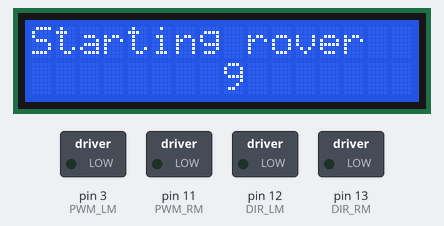
This sketch was run on a simulated Arduino Uno, built with avr-gcc and run on an emulated ATmega328P. Parts: 16×2 character LCD, switched loads named in the sketch (green lamp = pin HIGH).

Above: at 0.1 s.
At 2.1 s:
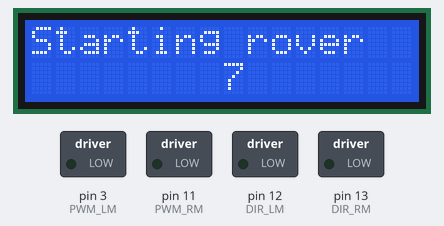
At 3.1 s:
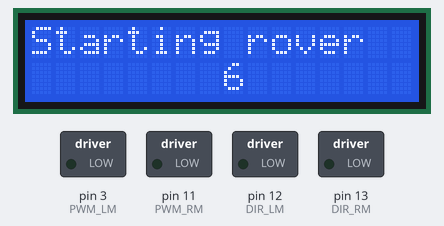
At 4.1 s:
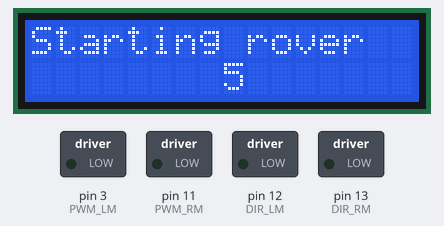
At 6.1 s:
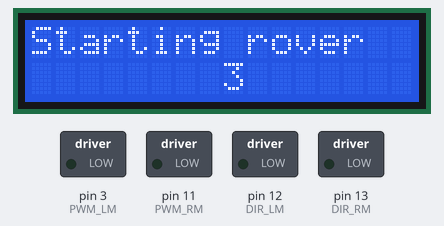
At 9.1 s:
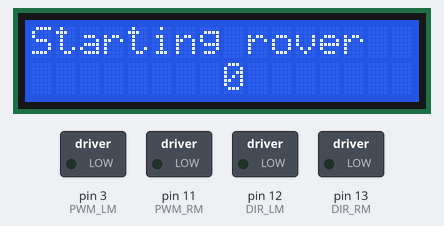
Timing chart, 0 to 37.5 s (numbered marks = the images above):
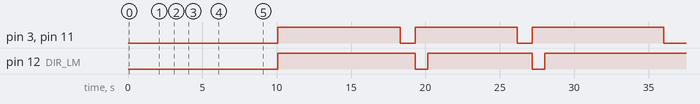

Measured:
- what the display in image 1 shows lasts 1.0 s, from 2.1 s to 3.1 s

The sketch:

sketch.ino
```cpp
/*
 * Falconia Rover Project
 * ~~~~~~~~~~~~~~~~~~~~~~~
 * A rover for collecting data of humidity of the area, as well as testing the
 * moisture of soil in the area.
 *
 *  Kent Ma, Alex Ives, Angela Zhou
 *  Block Y
 */
#pragma once
#ifndef SKETCH_H
#define SKETCH_H
#include "rover.h"
#endif
```

flags.h
```cpp
#ifndef _FLAG_H
    #define _FLAG_H
    /*
     * Switch to enable the calibration countdown.
     * This can be disabled for testing purposes, but generally should be enabled
     * when actually running the rover.
     */
    #define COUNTDOWN_ENABLED 1

    /*
     * Switch to enable EEPROM.
     * As there is a write limit for the EEPROM, this can be disabled for
     * testing to preserve the life of the arduino, but should be enabled on a
     * legitimate run.
     */
    #define EEPROM_ENABLED 0

#endif
```

movement.cpp
```cpp
/**
 * movement.cpp
 * ~~~~~~~~~~~~~
 * Functions for the driving of the rover.
 *
 * Kent Ma
 * Block Y
 */
#include <Arduino.h>
#include "movement.h"

/*
 * Sets up the motors
 */
void movement_init(void)
{
    pinMode(PWM_RM, OUTPUT);
    pinMode(DIR_RM, OUTPUT);
    pinMode(PWM_LM, OUTPUT);
    pinMode(DIR_LM, OUTPUT);
}

/*
 * Self-explanatory functions for moving the rover
 */
void forward(void)
{
    digitalWrite(DIR_RM, FRWD);
    digitalWrite(DIR_LM, FRWD);
}

void back(void)
{
    digitalWrite(DIR_LM, BACK);
    digitalWrite(DIR_RM, BACK);
}

void turn_right(void)
{
    digitalWrite(DIR_RM, BACK);
    digitalWrite(DIR_LM, FRWD);
}

void turn_left(void)
{
    digitalWrite(DIR_RM, FRWD);
    digitalWrite(DIR_LM, BACK);
}

void go(void)
{
    analogWrite(PWM_RM, 255);
    analogWrite(PWM_LM, 255);
}

/*
 * Merely cuts off power to the motors -- does not truly stop them.
 * TODO: Implement brakes
 */
void stahp(void)
{
    analogWrite(PWM_RM, 0);
    analogWrite(PWM_LM, 0);
}

/*
 * The hardcoded path for travelling through Falconia.
 */
void path(void)
{
    go();
    forward();
    delay(8250);
    stahp();
    sensors();
    delay(1000);

    go();
    turn_left();
    delay(TURN_VAL);
    forward();
    delay(6000);
    stahp();
    sensors();
    delay(1000);

    go();
    turn_left();
    delay(TURN_VAL);
    forward();
    delay(8000);
    stahp();
    sensors();
    delay(1000);

    stahp();
}
```

movement.h
```cpp
#ifndef _MOVEMENT_H
    #define _MOVEMENT_H
    /*
     * Motors for the driving of the rover. These pins are used by the Arduino
     * motor shield. Pin A on the shield uses Digital 3, 9, and 12, while Pin B
     * on the shield uses Digital 8, 11, 13. We use Pin A for the left motor
     * (LM), and Pin B for the right motor (RM)
     *
     * PWM Pins - Digital 3, 11
     *     These pins control the speed of the motor by writing an analog value
     *     from 0 to 255, 0 being off and 255 being at maximum power.
     *
     * DIR Pins - Digital 12, 13
     *     These pins control the direction of the motor -- sending a HIGH
     *     signal moves the motor in one direction, while a LOW signal reverses
     *     the motor to spin in another direction. For convenience, we define
     *     moving forward (FRWD) as HIGH, while backwards (BACK) as LOW.
     *
     * BRAKE Pins - Digital 8, 9
     *     These pins can be used to brake the motor - sending a HIGH signal to
     *     them brakes its corresponding motor. This differs from sending a 0
     *     signal to the PWM pin, as it also stops the motor, rather than
     *     letting it slow down by cutting power.
     */
    #define FRWD HIGH
    #define BACK LOW

    #define PWM_LM 3
    #define DIR_LM 12
    #define BRAKE_LM 9

    #define PWM_RM 11
    #define DIR_RM 13
    #define BRAKE_RM 8

    /*
     * Turn value for roughly 90 degrees
     */
    #define TURN_VAL 850

    void forward(void);
    void back(void);
    void turn_right(void);
    void turn_left(void);
    void go(void);
    void path(void);
    void movement_init(void);
    extern void sensors(void);

#endif
```

rover.cpp
```cpp
/*
 * rover.cpp
 * ~~~~~~~~~~
 * A rover for collecting data of humidity of the area, as well as testing the
 * moisture of soil in the area.
 *
 *  Kent Ma
 *  Block Y
 */
#include <Arduino.h>
#include "rover.h"

/*
 * LCD Pins
 *    Digital Pins 2, 4, 6, 7, 10
 *    Analog Pins 2 (Digital 16), 3 (Digital 17)
 */
LiquidCrystal lcd(2, 4, 6, 7, 10, 16, 17);

/*
 * The first 10 or so seconds of using the sensors returns inaccurate values as
 * the sensors initialize. As such, we have a 10 second splash screen to help
 * avoid inaccurate data.
 *
 * :func:`_count` prints the number on the position of the screen for the
 * countdown on the splash screen.
 */
void _count(int x) {
    lcd.setCursor(8,1);
    lcd.print(x);
}

void calibrate_countdown(void)
{
    lcd.print("Starting rover");
    lcd.display();
    for (int i = 5; i > 0; i--) {
        _count(i*2 - 1);
        delay(1000);
        _count(i*2 - 2);
        humidity();
        moisture();
        delay(1000);
    }
    lcd.clear();
}

void setup()
{
    Serial.begin(9600);
    lcd.begin(16, 2);
    detect_serial();
    movement_init();
    sensors_init();
    if (COUNTDOWN_ENABLED) {
        calibrate_countdown();
    }

    path();
}

void loop()
{
    sensors();
    delay(2000);
}
```

rover.h
```cpp
#ifndef _ROVER_H
    #define _ROVER_H
    #include <stdio.h>
    #include <LiquidCrystal.h>

    void count(int x);
    void calibrate_countdown(void);
    void setup();
    void loop();

    #include "movement.h"
    #include "storage.h"
    #include "sensors.h"
    #include "flags.h"
#endif
```

sensors.h
```cpp
#ifndef _SENSORS_H
    #define _SENSORS_H
    #include <DHT22.h>
    #include <Servo.h>
    #include <LiquidCrystal.h>
    #include <EEPROM.h>
    #include "flags.h"

    extern LiquidCrystal lcd;
    extern EEPROMClass EEPROM;
    extern void store(float humidity_reading, int moisture_reading);

    /*
     * DHT Humidity Sensor
     *    Digital 17 (Analog 3) is the pin used for the DHT Humidity Sensor
     */
    #define DHT_PIN 18

    /*
     * Moisture Sensor Pins
     *    Analog 1 is the pin to read voltage.
     */
    #define MOIST_RPIN 1

    /*
     * Servo Arm to manipulate the Moisture Sensor
     *    Digital 19 is the pin used.
     */
    #define MOIST_APIN 19

    /*
     * Distance Sensor - LV MaxSonar-EZ
     *     Digital n is the pin used.
     * Disabled for now: it is likely that this won't be needed.
     */
    //#define DISTANCE_PIN 5

    float humidity(void);
    int moisture(void);
    void _qsort(int *array, int length);
    float distance(void);
    void print_humidity(float reading);
    void print_moisture(int moisture);

    void sensors(void);
    void sensors_init(void);

#endif
```

storage.cpp
```cpp
/**
 * storage.cpp
 * ~~~~~~~~~~~~
 * Functions for storing the data collected by our rover using EEPROM.
 *
 * Kent Ma
 * Block Y
 */
#include <Arduino.h>
#include "storage.h"

/*
 * Writes the data collected to the EEPROM
 *
 *     The EEPROM of an Arduino Uno is able to store up to 512 bytes. In order
 * to store the data we collected, we place the data into a packet. This packet
 * contains a timestamp, humidity, and moisture.
 *
 * Each packet is 6 bytes:
 *
 *   0 1 2 3 4 5
 *  +-+-+-+-+-+-+
 *  | A | B | C |
 *  +-+-+-+-+-+-+
 *
 *   A: Timestamp - Time (in seconds) since the rover started running. It will
 *                  overflow at 65536. Both bytes are used for the same number.
 *
 *   B: Humidity  - Readings from the RHT03. The first byte is used for the
 *                  percentage, and the second byte is for the decimal point.
 *
 *   C: Moisture  - Readings from the moisture sensor.
 *
 */

int write_addr = 0;
void store(float humidity, int moisture)
{
    if (write_addr + 6 > 512) {
        write_addr = 0;
    }
    int current_time = (int) (millis() + 500) / 1000;
    EEPROM.write(write_addr++, current_time & 255);
    EEPROM.write(write_addr++, current_time & (255 << 8) >> 8);

    int humidity_num = humidity;
    int humidity_decimal = (humidity - (int) humidity) * 100;
    EEPROM.write(write_addr++, humidity_num);
    EEPROM.write(write_addr++, humidity_decimal);

    EEPROM.write(write_addr++, moisture & 255);
    EEPROM.write(write_addr++, moisture & (255 << 8) >> 8);
}

/*
 * Fetches an individual packet, and converts them back to their appropriate
 * values, then places them into an array, which is organized as follows:
 *     { timestamp, humidity, moisture }
 */
int read_addr = 0;
double* fetch_packet(void)
{
    if (read_addr + 6 > 512) {
        read_addr = 0;
    }
    double* data = (double*) malloc(sizeof(double) * 3);
    data[0] = EEPROM.read(read_addr++) << 8 | EEPROM.read(read_addr++);
    data[1] = EEPROM.read(read_addr++) + EEPROM.read(read_addr++) / 100;
    data[2] = EEPROM.read(read_addr++) << 8 | EEPROM.read(read_addr++);
    return data;
}

/*
 * Retrieves every packet in EEPROM Storage, and formats and prints it in a
 * human-readable string.
 */
void print_data(void)
{
    double* data;
    char buffer[200];
    int i;
    for (i = 0; i < 512 / 6 / 3; i++) {
        data = fetch_packet();
        sprintf(buffer, "Time: %f Humidity: %f Moisture: %f", *(data++),
                                                        *(data++), *(data++));
        Serial.println(buffer);
    }

}

/*
 * Checks if the Serial monitor is present.
 * If the Serial Monitor is detected, the rover will dump all of the data on the
 * EEPROM to Serial.
 */

int detect_serial(void)
{
    if (EEPROM_ENABLED && Serial) {
        lcd.setCursor(0, 0);
        lcd.print("Detected Serial:");
        lcd.setCursor(0, 1);
        lcd.print("Writing data...");
        print_data();
        return 1;
    }
    return 0;
}
```

storage.h
```cpp
#ifndef _STORAGE_H
    #define _STORAGE_H
    #include <EEPROM.h>
    #include <LiquidCrystal.h>
    #include "flags.h"
    extern LiquidCrystal lcd;
    extern EEPROMClass EEPROM;
    void store(float humidity, int moisture);
    double* fetch_packet(void);
    void print_data(void);
    int detect_serial(void);
#endif
```
